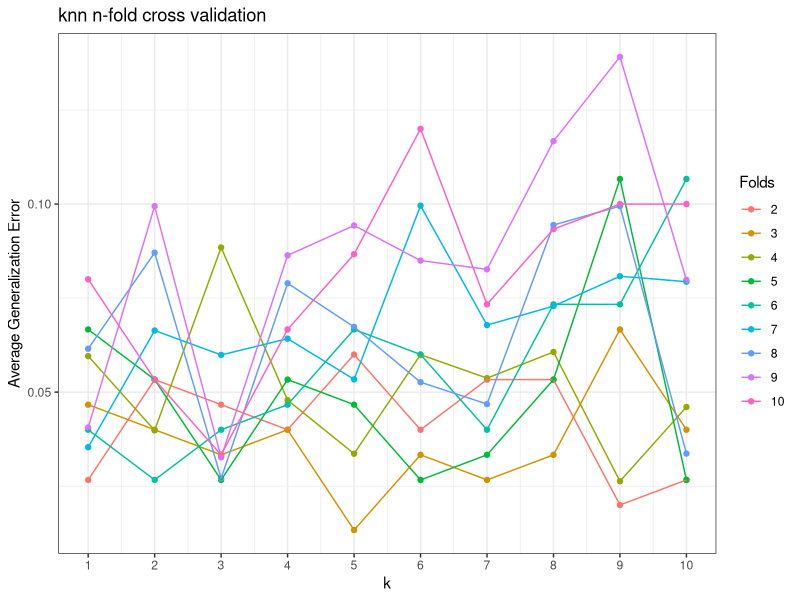

The R script that drew this image:
library(class)
library(ggplot2)

#################################################
# Manual set some parameters and load iris data
#################################################

data <- iris        # create copy of iris dataframe

set.seed(1)         # initialize random seed for consistency
max.folds <- 10
max.k <- 10

#################################################
# Functions
#################################################

knn.wrapper <- function(testPartitionNum, k, dframe, labelcol) {
  labels <- dframe[, labelcol]    
  
  train.index <- which(dframe$partition.num != testPartitionNum)
  test.index <- which(dframe$partition.num == testPartitionNum)

  train.labels <- dframe[train.index, labelcol]      # extract training set labels
  test.labels <- dframe[test.index, labelcol]        # extract test set labels
  dframe[, labelcol] <- NULL                         # remove labels from feature set
  
  train.data <- dframe[train.index,]                 # training set
  test.data <- dframe[test.index,]                   # test set

  knn.fit <- knn(train = train.data,  # training set, data not in partition
                 test = test.data,    # test set, data in partition
                 cl = train.labels,   # true labels
                 k = k)               # number of NN to poll

  this.err <- sum(test.labels != knn.fit) / length(test.labels)    # gzn err
  
  cat('\n', 'Parameters: Test Partition = ', testPartitionNum, ', k = ', k, sep='')     # print params
  cat('\n', 'Error = ', this.err, sep='')     # print params
  print(table(test.labels, knn.fit))          # print confusion matrix   
  
  return(this.err)
}

knn.nfold <- function(n, k, dframe, labelcol) {
  # create n-fold partition of dataset
  # perform knn classification n times
  # n-fold generalization error = average over all iterations

  sampleSize <- nrow(data)     # total number of rows
  
  dframe <- dframe[sample(sampleSize),] # shuffle data
  dframe$partition.num <- rep(1:n, rep(ceiling(sampleSize/n), n))[1:sampleSize] # assign partitions; remainder is distributed to partitions ascending 
   
  avg.error <- mean(sapply(1:n, knn.wrapper, k=k, dframe=dframe, labelcol=labelcol))
  
  cat('\n AVERAGE GENERALIZATION ERROR (', k, ' nearest neighbor,', n, ' fold cross validation) = ', avg.error, '\n', sep='')
  return(avg.error)
}


#######################################################################
# Run knn with n-fold cross-validation for every combination of n and k
#######################################################################

nk <- expand.grid(n=2:max.folds, k=1:max.k) # data frame containing every combination of 2:max.folds and 1:max.k

results <- data.frame()       # initialize results object
results <- data.frame(n.folds = as.factor(nk$n), k = nk$k, avg.gzn.error = mapply(knn.nfold, nk$n, nk$k, dframe=list(data), labelcol="Species"))
print(results)

#######################################################################
# Plot average generalization error against k for every n-folds series 
#######################################################################

results.plot <- ggplot(results, aes(x=k, y=avg.gzn.error, color=n.folds)) +
                geom_point() + geom_line() + theme_bw() +
                scale_x_continuous(breaks=1:max.k) +
                labs(color="Folds") +
                ggtitle('knn n-fold cross validation') + xlab('k') + ylab('Average Generalization Error')

print(results.plot)
